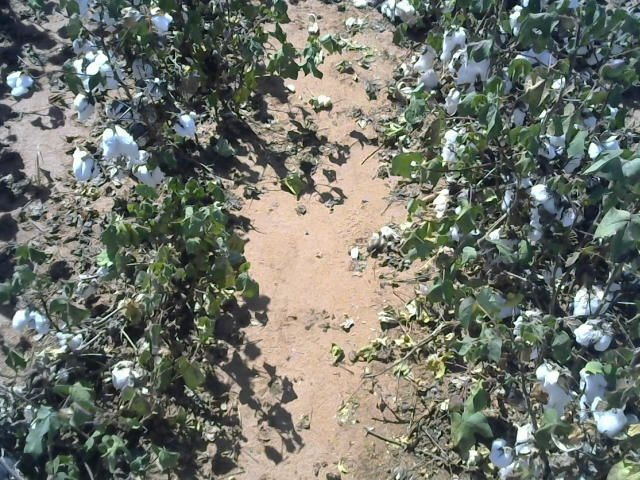
#> input picture cnn_line/src/segmentation/frame_10.jpg, 640 x 480 px; its folder holds only this picture in this run
$ python -i label.py   (imports and definitions only)   (older library calls are emulated)
#> lines starting #> are read from the running program, lines starting #| are printed output that depends on the picture
#> further down, picture is the input picture: shape (480, 640, 3); mean B, G, R 107.4, 116.2, 112.8
#!/usr/bin/python3
import PySimpleGUI as sg
import cv2
import os, argparse, math
from pathlib import Path
import numpy as np

labeling = False

kernel3 = np.full((3,3),1)
kernel5 = np.full((3,3),1)

x_axis = np.linspace(-96, 96, 480)[:, None]
y_axis = np.linspace(-128, 128, 640)[None, :]
arr = np.sqrt(x_axis ** 2 + y_axis ** 2)
arr = cv2.merge((255-arr,255-arr,255-arr))

#plant_mask_A = plant_mask_B = plant_mask_C = np.zeros((480, 640), dtype=np.uint8)

def enhance(img):
  lab= cv2.cvtColor(img, cv2.COLOR_BGR2LAB)
#> lab: shape (480, 640, 3); mean of channels 0, 1, 2 120.8, 125.1, 132.3
  l_channel, a, b = cv2.split(lab)
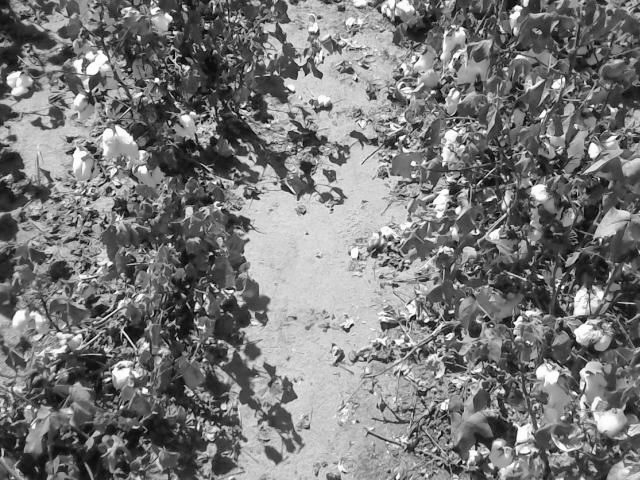
#> l_channel: shape (480, 640); min 1, max 255, mean 120.8
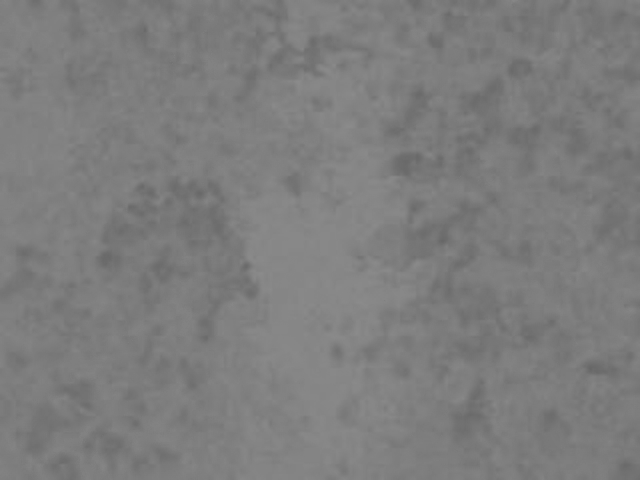
#> a: shape (480, 640); min 103, max 139, mean 125.1
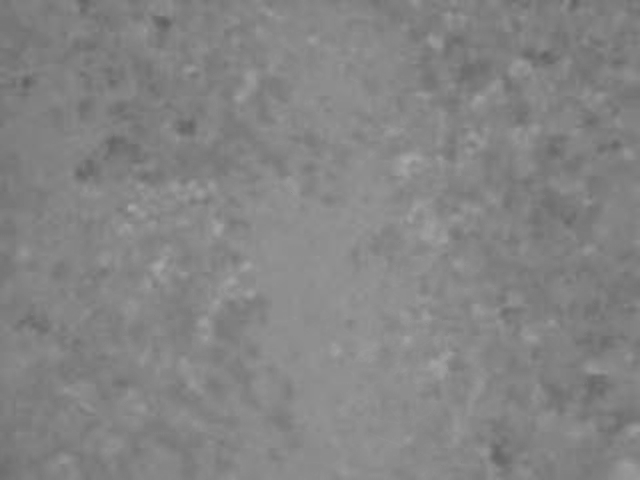
#> b: shape (480, 640); min 96, max 169, mean 132.3

  # Applying CLAHE to L-channel
  # feel free to try different values for the limit and grid size:
#> (the run stopped early here; a loop or call above may not have finished)
